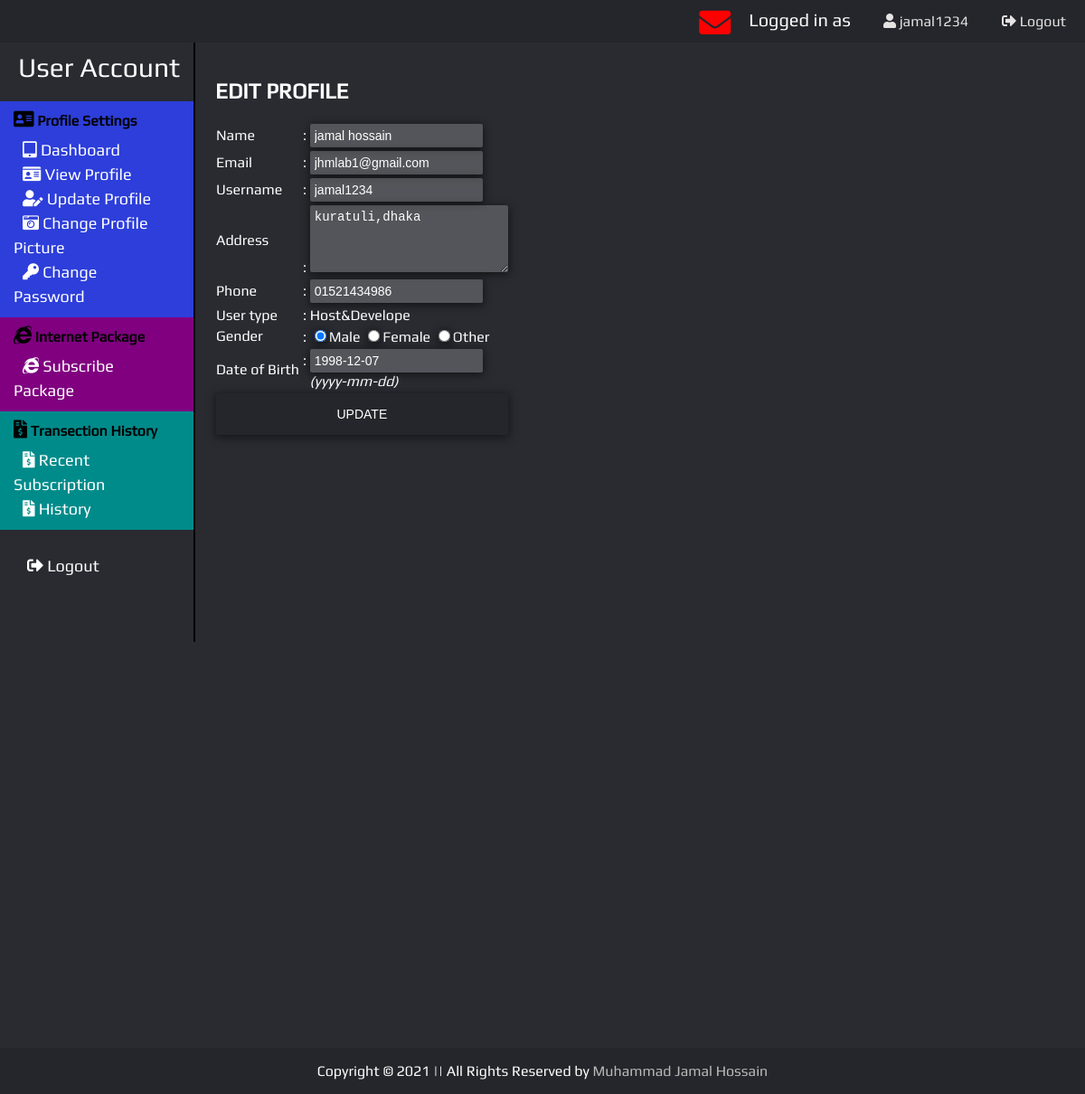
The app's page /user_view/update_userSessionProfile.php?user_id=bd0bf5008daa69fa440f5fe4e4cf173d (signed in) with its own data.
### tables this page shows
CREATE TABLE `userinfo` (
  `id` int(11) NOT NULL,
  `user_id` varchar(100) NOT NULL,
  `name` varchar(40) NOT NULL,
  `email` varchar(40) NOT NULL,
  `username` varchar(40) NOT NULL,
  `password` varchar(100) NOT NULL,
  `phone` varchar(40) NOT NULL,
  `address` varchar(100) NOT NULL,
  `usertype` varchar(40) NOT NULL,
  `gender` varchar(40) NOT NULL,
  `dob` varchar(40) NOT NULL,
  `image` text DEFAULT NULL
);

### model/user_model.php (called while the page is built, shortened)
<?php
    function showuser($user_id)
    {
        $conn = db_conn();
        $selectQuery = "SELECT * FROM `userinfo` where user_id = ?";
        try {
            $stmt = $conn->prepare($selectQuery);
            $stmt->execute([$user_id]);
        }
        catch (PDOException $e)
        {
            echo $e->getMessage();
        }
        $row = $stmt->fetch(PDO::FETCH_ASSOC);
        return $row;
    }
?>

### user_controller/userinfoCntrl.php (called while the page is built, shortened)
<?php
    require_once ('../model/user_model.php');
    function fetchuser($user_id)
    {
        return showuser($user_id);
    }
?>

### user_view/update_userSessionProfile.php (the view, shortened to what this page needs)
<?php
    include "../controller/session.php" ;
    require_once '../user_controller/userinfoCntrl.php';
    $user = fetchuser($_GET['user_id']);
?>
<!DOCTYPE html>
<html lang="en">
<head>
    <link href="../resources/stylesheet/ife.css?v=<?php echo time(); ?>" rel="stylesheet">
</head>
<body>
    <?php include('../header_footer/header_after_login.php'); ?>
    <div class="main">
        <section>
            <form method="post" action="">
                <div>
                    <h1><legend>EDIT PROFILE</legend></h1>
                    <table>
                        <tr>
                            <td><label for="name">Name</label></td>
                            <td>: <input type="text" id="name" name="name" value="<?php echo $user['name'] ?>">
                            </td>
                        </tr>
                        <tr>
                            <td><label for="email">Email</label></td>
                            <td>: <input type="email" id="email" name="email" value="<?php echo $user['email'] ?>">
                            </td>
                        </tr>
                        <tr>
                            <td><label for="username">Username</label></td>
                            <td>: <input type="text" id="username" name="username" value="<?php echo $user['username'] ?>">
                            </td>
                        </tr>
                        <tr>
                            <td><label for="address">Address</label></td>
                            <td>: <textarea id="address" name="address" rows="4" cols="23"><?php echo $user['address'] ?></textarea>
                            </td>
                        </tr>
                        <tr>
                            <td><label for="phone">Phone</label></td>
                            <td>: <input type="text" id="phone" name="phone" value="<?php echo $user['phone'] ?>">
                            </td>
                        </tr>
                        <tr>
                            <td><label for="usertype">User type</label></td>
                            <td>: <label> <?php echo $user['usertype'] ?> </label>
                            </td>
                        </tr>
                        <tr>
                            <td><label for="gender">Gender</label></td>
                            <td>:
                            <input type="radio" name="gender" value="Male" <?php if (isset($user['gender']) && $user['gender']=="Male") echo "checked";?>>Male
                            <input type="radio" name="gender" value="Female" <?php if (isset($user['gender']) && $user['gender']=="Female") echo "checked";?>>Female
                            <input type="radio" name="gender" value="Other" <?php if (isset($user['gender']) && $user['gender']=="Other") echo "checked";?>>Other
                            </td>
                        </tr>
                        <tr>
                            <td><label for="dob">Date of Birth</label></td>
                            <td>: <input type="text" id="dob" name="dob" value="<?php echo $user['dob'] ?>">
                            <br><span>&nbsp;&nbsp;<i>(yyyy-mm-dd)</i></span></td>
                        </tr>
                        <tr>
                            <td colspan="2">
                                <input type="submit" name="update" value="Update" class="btn">
                            </td>
                        </tr>
                        <tr>
                            <td class="green" colspan="2">
                            </td>
                        </tr>
                    </table>
                </div>
            </form>
        </section>
    </div>
    <?php include('../header_footer/copyright.php'); ?>
</body>
</html>

### resources/stylesheet/ife.css (style rules this page uses)
* { box-sizing: border-box; }
body { margin: 0; padding:0; background-color: #292b31; font-family: Play; color: white; }
section { width: 82%; float: right; height: 500px; padding: 20px; }
.green { color: green; }
.btn { text-transform: uppercase; outline: 0; background: #24262B; width: 100%; border: 0; padding: 15px; color: #FFFFFF; font-size: 14px; -webkit-transition: all 0.5 ease; transition: all 0.5 ease; cursor: pointer; }
textarea { background: rgba(255,255,255,0.2); color: white; border: none; position: relative; outline: none; padding: 5px; font-size: 14px; border-radius: 2px; box-shadow: 0 2px 10px 1px rgba(0,0,0,0.5); }
input { background: rgba(255,255,255,0.2); color: white; border: none; position: relative; outline: none; padding: 5px; font-size: 14px; border-radius: 2px; box-shadow: 0 2px 10px 1px rgba(0,0,0,0.5); }

### records on screen
userinfo: name "jamal hossain", email "jhmlab1@gmail.com", username "jamal1234", address "kuratuli,dhaka", phone "01521434986", usertype "Host&Develope", gender "☑", dob "1998-12-07"

### other values on screen
$User "jamal1234"
